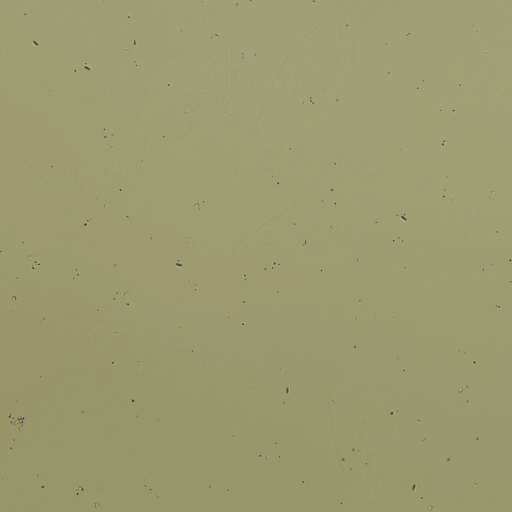
#> input picture science/micro/pond_10.webp, 1024 x 1024 px (shown at 1/2 size)
$ python -i cutouts.py   (imports and definitions only)
#> lines starting #> are read from the running program, lines starting #| are printed output that depends on the picture; after the words box and inside, x2 and y2 are one past the last pixel; in counts of white or black regions, pixels touching at a corner belong together
# Cut-outs from the eyepiece photographs, for what one photo cannot show by itself (science/micro/*.webp):
# - scattered low-power views (cheek cells, yeast): the real cells cut out of high-power photos and spread over a
#   background, the way a smear looks at 4× and 10×;
# - swimmers (Paramecium) and the Amoeba for the dividing time-lapse: one organism cut out of a photo.
# Bright-field light passes through the specimen, so every cut-out is kept as its transmission (the photo divided by
# its own empty background): laid over any background it multiplies, as the real thing does, and where two cells
# overlap both darken the light. The sprites are saved the same way (white = clear), for 'multiply' in the page.
# usage: python3 cutouts.py <dir of originals> <out dir>
import sys, os, json, random
import numpy as np, cv2
from PIL import Image
from scipy import ndimage as ndi
# [1 line that did not run here, left out]
N = 1024

# [5 lines left out: function load, not called in this run]

def texture(g, s=3):
    m = cv2.GaussianBlur(g, (0, 0), s); return np.sqrt(np.maximum(cv2.GaussianBlur(g * g, (0, 0), s) - m * m, 0))

def smooth_bg(img, mask, s):
    """the background under the objects, filled in from the background around them (normalised convolution)"""
    wgt = (1 - mask).astype(np.float32)
    num = cv2.GaussianBlur(img * wgt[..., None], (0, 0), s); den = cv2.GaussianBlur(wgt, (0, 0), s)[..., None]
    return num / np.maximum(den, 1e-3)

def objects(img, thresh=14, min_area=200, max_frac=0.35, close=5, sigma=None, tex=4.0, split=0):
    """Things that stand out from the smooth background: [(T, alpha, area)] where T = transmission (float, 1 = clear),
    and the background itself"""
    h, w = img.shape[:2]; s = sigma or max(h, w) / 10
    tx = texture(img.mean(2))
    m = (tx > tex).astype(np.uint8)  # edges and grain first: these are never the plain background
    m = ndi.binary_fill_holes(cv2.morphologyEx(m, cv2.MORPH_CLOSE, np.ones((25, 25), np.uint8))).astype(np.uint8)
    for _ in range(3):  # the background with the objects taken out, then the objects again against it
        bg = smooth_bg(img, cv2.dilate(m, np.ones((15, 15), np.uint8)), s)
        diff = np.abs(img - bg).mean(2)
        m = ((cv2.GaussianBlur(diff, (0, 0), 2) > thresh) | (tx > tex)).astype(np.uint8)
    k = cv2.getStructuringElement(cv2.MORPH_ELLIPSE, (close, close))
    m = cv2.morphologyEx(m, cv2.MORPH_CLOSE, k, iterations=2); m = ndi.binary_fill_holes(m).astype(np.uint8); m = cv2.morphologyEx(m, cv2.MORPH_OPEN, k)
    if split:  # cells lying against each other: cut along the watershed of the distance to the background
        from skimage.segmentation import watershed
        from skimage.feature import peak_local_max
        d = ndi.distance_transform_edt(m); d = cv2.GaussianBlur(d.astype(np.float32), (0, 0), 3)
        pk = peak_local_max(d, min_distance=int(split), labels=ndi.label(m)[0], exclude_border=False)
        mk = np.zeros(m.shape, np.int32); mk[tuple(pk.T)] = np.arange(1, len(pk) + 1)
        lab = watershed(-d, mk, mask=m.astype(bool))
    else:
        lab, _ = ndi.label(m)
    T = np.clip(img / np.maximum(bg, 1), 0, 1.15)
    out = []
    for i, sl in enumerate(ndi.find_objects(lab)):
        if sl is None: continue
        ys, xs = sl; area = int((lab[sl] == i + 1).sum())
        if area < min_area or area > max_frac * h * w: continue
        if ys.start <= 1 or xs.start <= 1 or ys.stop >= h - 1 or xs.stop >= w - 1: continue  # cut by the edge of the photo
        pad = 8; y0, y1, x0, x1 = max(0, ys.start - pad), min(h, ys.stop + pad), max(0, xs.start - pad), min(w, xs.stop + pad)
        a = (lab[y0:y1, x0:x1] == i + 1).astype(np.float32); a = cv2.dilate(a, np.ones((3, 3), np.uint8)); a = cv2.GaussianBlur(a, (0, 0), 1.6)
        out.append((T[y0:y1, x0:x1].copy(), a, area))
    objects.mask = m
    return out, bg

# [60 lines left out: functions background, place, scatter, sprite, pond, not called in this run]

# [18 lines not run here, left out]

>>> import cv2
>>> picture = cv2.imread('../../science/micro/pond_10.webp')
#> picture is the input picture: shape (1024, 1024, 3); mean B, G, R 112, 154.6, 156
>>> result = objects(picture)
#> in texture, `m = cv2.GaussianBlur(g, (0, 0), s)`:
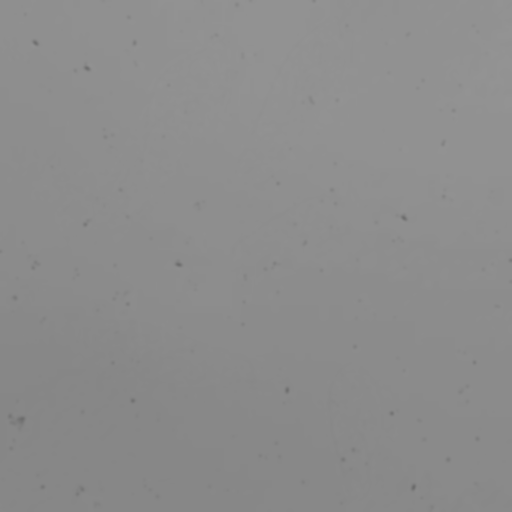
#> m: shape (1024, 1024) float64 (shown at 1/2 size); min 107, max 147.3, mean 140.9
#> in objects, `m = (tx > tex).astype(np.uint8)`:
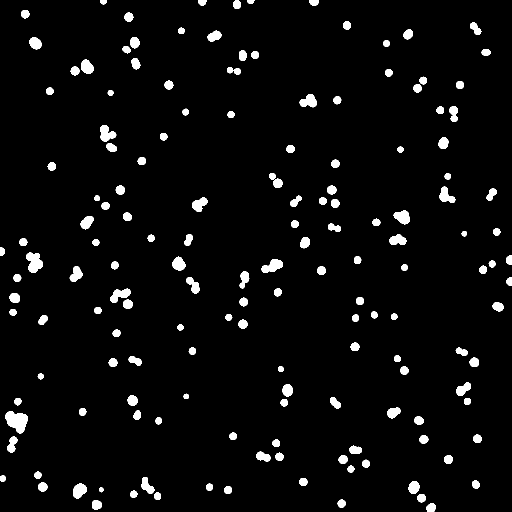
#> m: shape (1024, 1024) (shown at 1/2 size); values 0 (black) and 1 (white), 4% white; 158 white regions, largest, box (x1, y1, x2, y2) and area: (11, 822, 56, 867) 1317, (52, 505, 86, 546) 921, (523, 518, 566, 546) 724
#> in objects, `m = ndi.binary_fill_holes(cv2.morphologyEx(m, cv2.MORPH_CLOSE, np.ones..`: m: shape (1024, 1024); values 0 (black) and 1 (white), 4.9% white; 114 white regions, largest, box (x1, y1, x2, y2) and area: (0, 796, 56, 905) 2609, (146, 967, 207, 1024) 1867, (677, 891, 740, 945) 1774
#> the loop in objects, `for _ in range(3):` made 3 passes
#> pass 1, in smooth_bg, `wgt = (1 - mask).astype(np.float32)`:
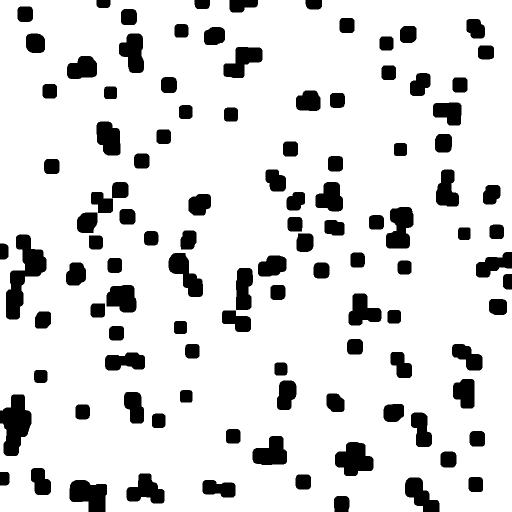
#> wgt: shape (1024, 1024) float32 (shown at 1/2 size); values 0 (black) and 1 (white), 85.5% white; 109 black regions, largest, box (x1, y1, x2, y2) and area: (12, 469, 93, 639) 5980, (0, 789, 63, 912) 5017, (670, 884, 747, 952) 3608
#> pass 1, in smooth_bg, `num = cv2.GaussianBlur(img * wgt[..., None], (0, 0), s)`:
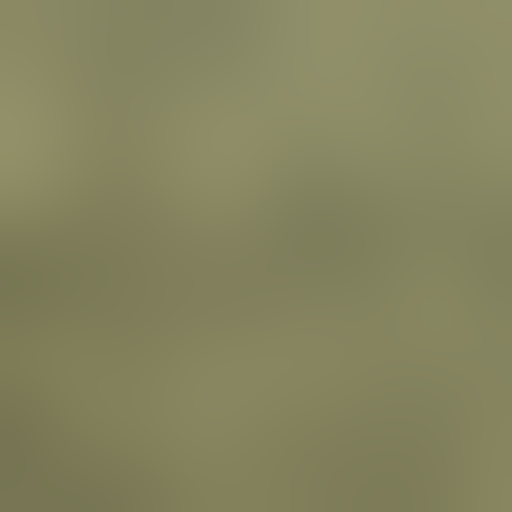
#> num: shape (1024, 1024, 3) float32 (shown at 1/2 size); mean B, G, R 95.9, 132.4, 133.5
#> pass 1, in smooth_bg, `den = cv2.GaussianBlur(wgt, (0, 0), s)[..., None]`:
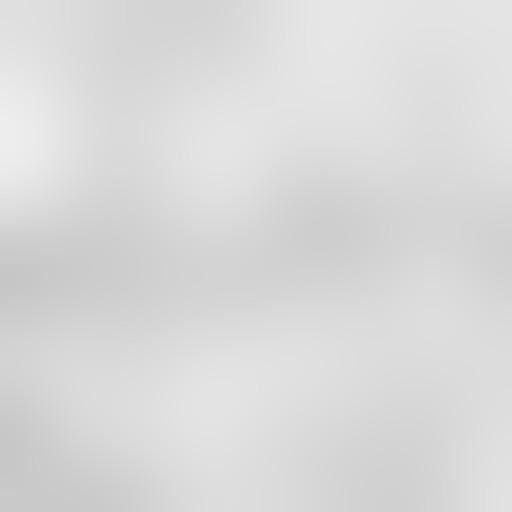
#> den: shape (1024, 1024, 1) float32 (shown at 1/2 size); min 0.778, max 0.933, mean 0.855
#> after the loop in objects, `for _ in range(3):`:
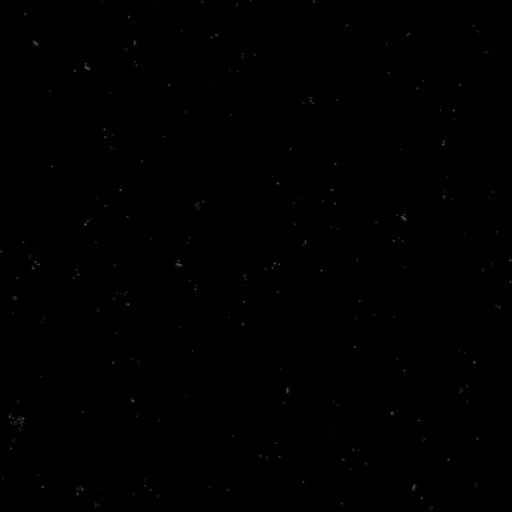
#> diff: shape (1024, 1024) float32 (shown at 1/2 size); min 0.00451, max 115.7, mean 0.8
#> in objects, `m = cv2.morphologyEx(m, cv2.MORPH_CLOSE, k, iterations=2)`: m: shape (1024, 1024); values 0 (black) and 1 (white), 4.1% white; 148 white regions, largest, box (x1, y1, x2, y2) and area: (11, 822, 56, 867) 1328, (200, 250, 234, 304) 1007, (220, 577, 266, 618) 994
#> in objects, `m = cv2.morphologyEx(m, cv2.MORPH_OPEN, k)`: m: shape (1024, 1024); values 0 (black) and 1 (white), 4.1% white; 150 white regions, largest, box (x1, y1, x2, y2) and area: (11, 822, 56, 867) 1326, (200, 250, 234, 304) 1003, (221, 577, 265, 618) 990
#> in objects, `lab, _ = ndi.label(m)`:
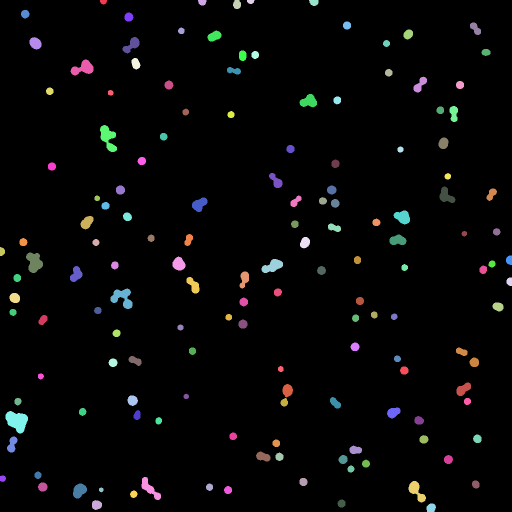
#> lab: shape (1024, 1024) int32 (shown at 1/2 size); 151 distinct labels, from 0 to 150; one colour per label, 0 black
#> the loop in objects, `for i, sl in enumerate(ndi.find_objects(lab)):` made 150 passes
#> (area, y0, y1, x0, x1) on passes 6, 7, 8, 9, 11, 12, 13, 14, 17, 19, 20, 21: (227, 12, 45, 34, 67), (255, 17, 51, 241, 275), (210, 35, 67, 678, 710), (331, 37, 78, 932, 970), (292, 51, 87, 799, 834), (426, 53, 91, 407, 451), (449, 66, 107, 51, 91), (565, 66, 115, 237, 287), (270, 93, 130, 470, 501), (304, 108, 147, 255, 289), (829, 111, 159, 133, 195), (291, 126, 157, 446, 490)
#> area on passes 1, 2, 3, 4, 5, 10: 101, 153, 236, 96, 183, 135
#> after the loop in objects, `for i, sl in enumerate(ndi.find_objects(lab)):`: out = 85 items
